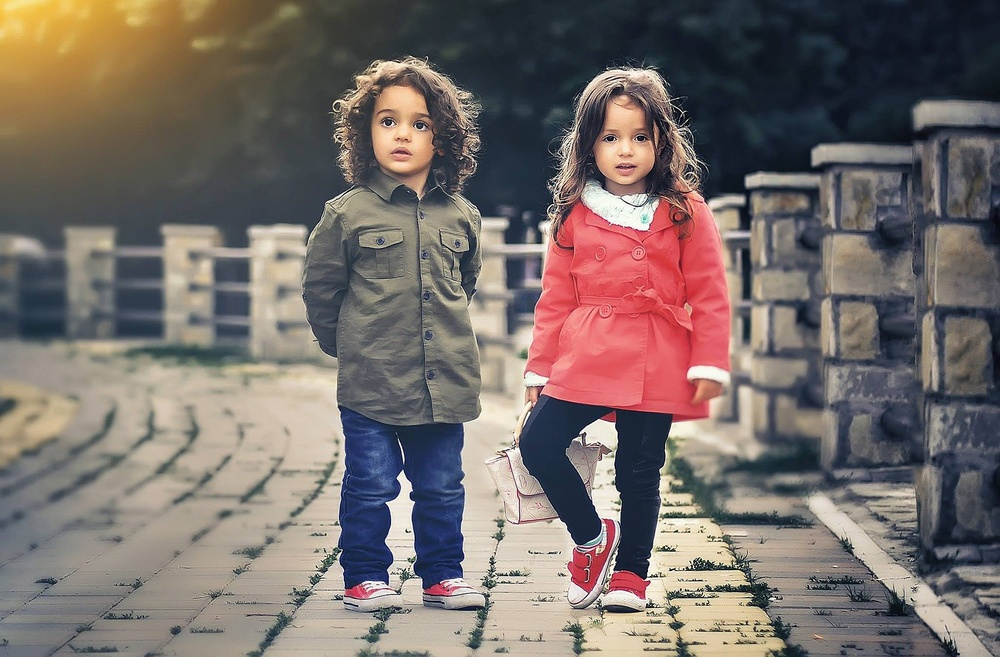
#> input picture py/opencv4/children.jpg, 1000 x 657 px, shrunk from 1920 x 1261 before the run
$ python 14_opencv.py
#> lines starting #> are read from the running program, lines starting #| are printed output that depends on the picture
import cv2
from matplotlib import pyplot as plt
import numpy as np


def show_image(image, title, pos):
    plt.subplot(3, 2, pos)
    plt.title(title)
    image_RGB = image[:, :, ::-1]
    plt.imshow(image_RGB)
    plt.axis("off")


def show_histogram(hist, title, pos, color):
    plt.subplot(3, 2, pos)
    plt.title(title)
    plt.xlim([0, 256])
    for h, c in zip(hist, color):
        plt.plot(h, color=c)


def calc_color_hist(image):
    hist = []
    hist.append(cv2.calcHist([image], [0], None, [256], [0, 256]))
    hist.append(cv2.calcHist([image], [1], None, [256], [0, 256]))
    hist.append(cv2.calcHist([image], [2], None, [256], [0, 256]))
    return hist


def main():
    plt.figure(figsize=(12, 8))
    plt.suptitle("Color Histogram", fontsize=8, fontweight="bold")
    img = cv2.imread("./children.jpg")
#> img is the input picture: shape (657, 1000, 3); mean B, G, R 105.5, 109.3, 119.7

    img_hist = calc_color_hist(img)
#> img_hist = 3 items
    show_image(img, "RGB Image", 1)
    show_histogram(img_hist, "RGB Image Hist", 2, ('b', 'g', 'r'))
#> the loop in show_histogram, `for h, c in zip(hist, color):` made 3 passes
#> c on passes 1 to 3: 'b', 'g', 'r'

    M = np.ones(img.shape, dtype="uint8") * 50

    added_image = cv2.add(img, M)
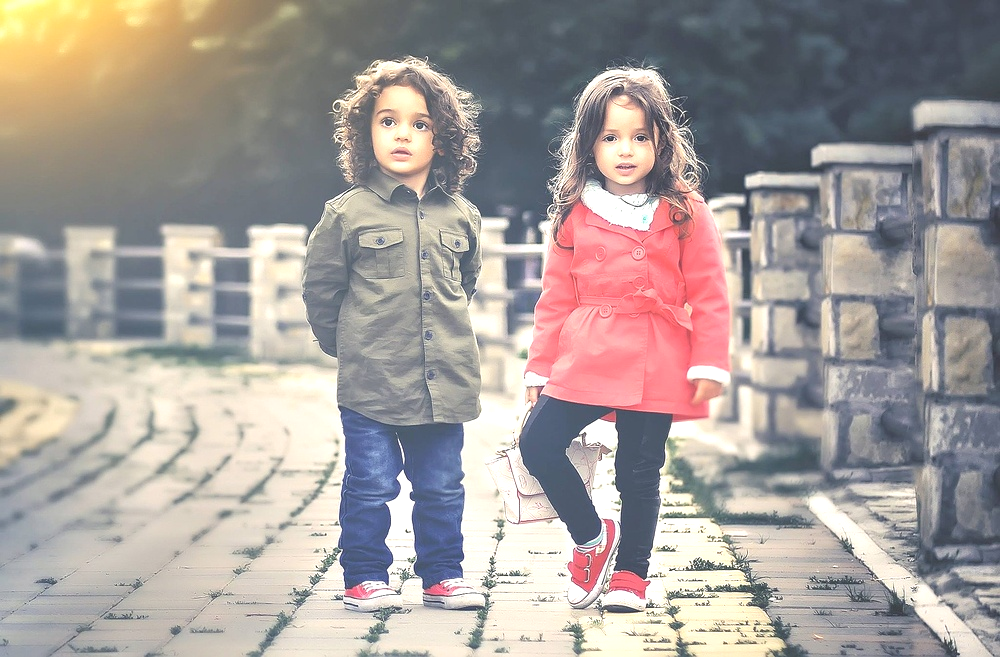
#> added_image: shape (657, 1000, 3); mean B, G, R 155.1, 158.4, 166.4
    added_image_hist = calc_color_hist(added_image)
#> added_image_hist = 3 items
    show_image(added_image, "Added Image", 3)
    show_histogram(added_image_hist, "Added Image Hist", 4, ('b', 'g', 'r'))
#> the loop in show_histogram (call 2), `for h, c in zip(hist, color):` made 3 passes

    subtract_image = cv2.subtract(img, M)
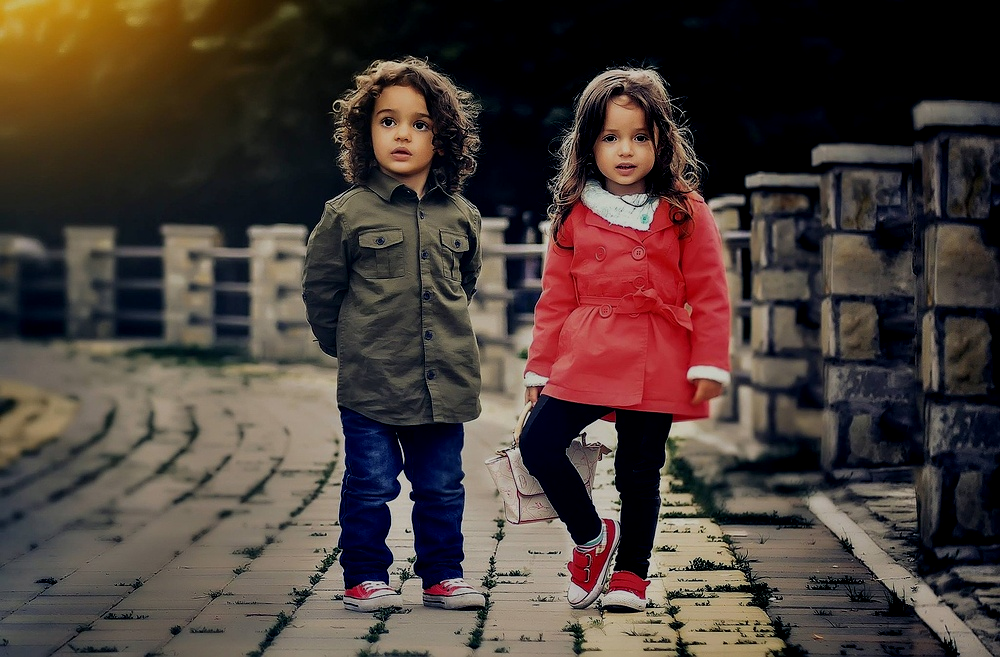
#> subtract_image: shape (657, 1000, 3); mean B, G, R 56.5, 61.9, 74.2
    subtract_image_hist = calc_color_hist(subtract_image)
#> subtract_image_hist = 3 items
    show_image(subtract_image, "Subtract Image Hist", 5)
    show_histogram(subtract_image_hist,
                   "Subtract Image Hist", 6, ('b', 'g', 'r'))
    plt.show()
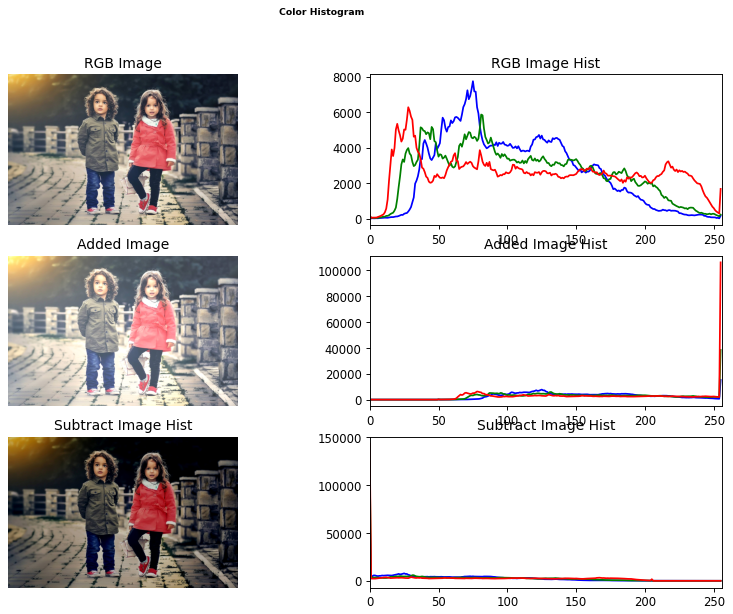
#> figure drawn by matplotlib, 6 panels; panel 2: curve peaks at x = 75, y = 7753; panel 2: curve peaks at x = 81, y = 5876; panel 2: curve peaks at x = 28, y = 6286; panel 4: curve peaks at x = 255, y = 15178


if __name__ == "__main__":
    main()

$ run again, with py/opencv4/girls.jpg copied over py/opencv4/children.jpg
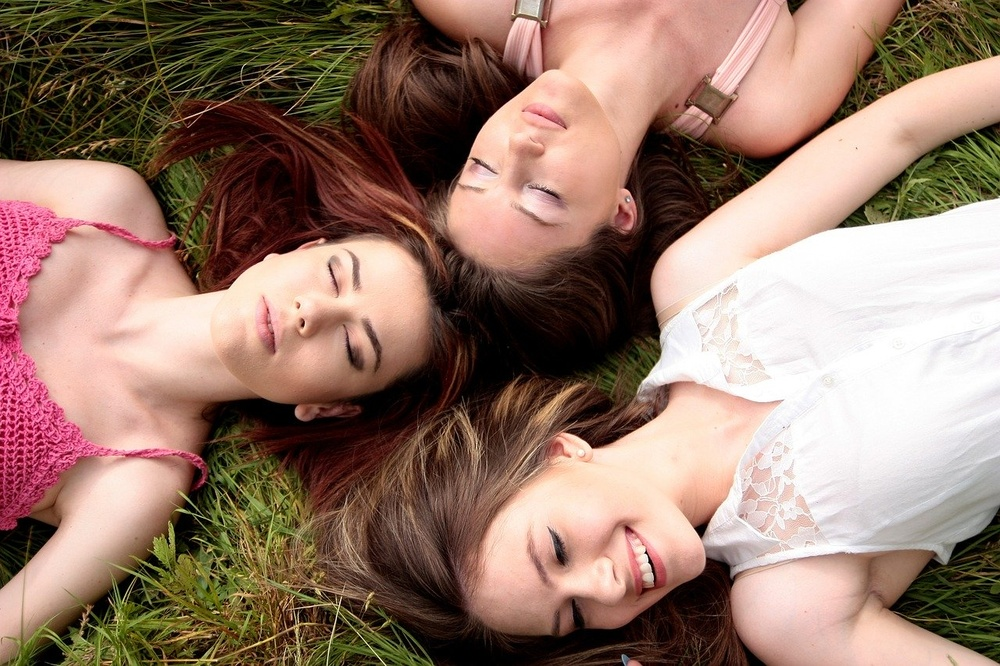
#> input picture py/opencv4/girls.jpg, 1000 x 666 px, shrunk from 1280 x 853 before the run
#> in main, img is the input picture: shape (666, 1000, 3); mean B, G, R 108.3, 122.2, 150.6
#> img_hist = 3 items
#> the loop in show_histogram, `for h, c in zip(hist, color):` made 3 passes
#> c on passes 1 to 3: 'b', 'g', 'r'
#> in main, `added_image = cv2.add(img, M)`:
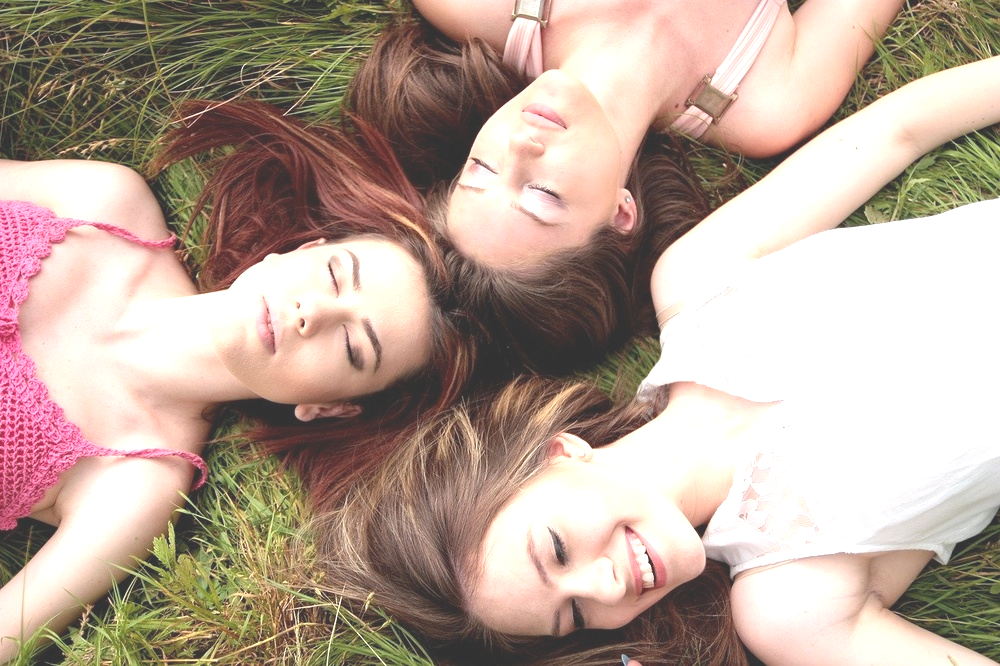
#> added_image: shape (666, 1000, 3); mean B, G, R 153, 165.5, 185.2
#> the loop in show_histogram (call 2), `for h, c in zip(hist, color):` made 3 passes
#> in main, `subtract_image = cv2.subtract(img, M)`:
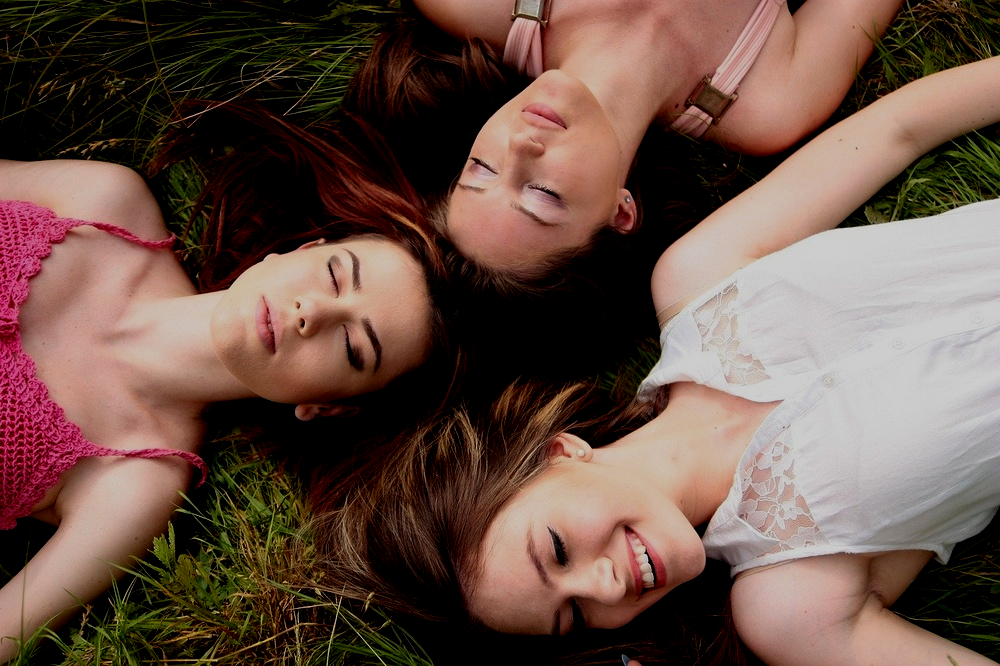
#> subtract_image: shape (666, 1000, 3); mean B, G, R 71.5, 81.5, 106.1
